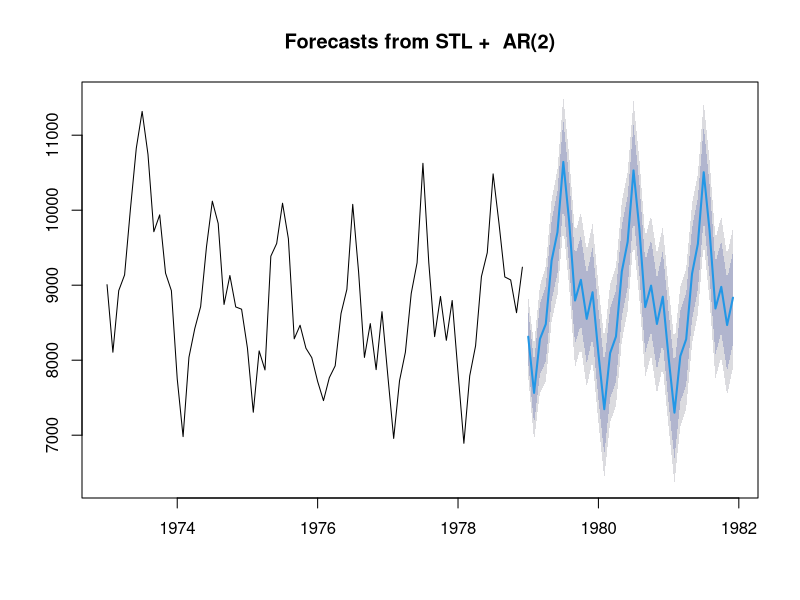
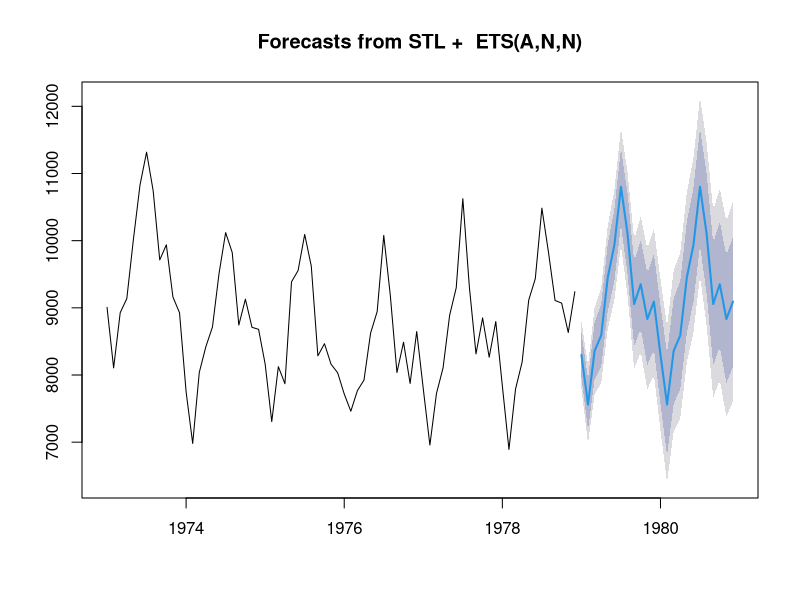
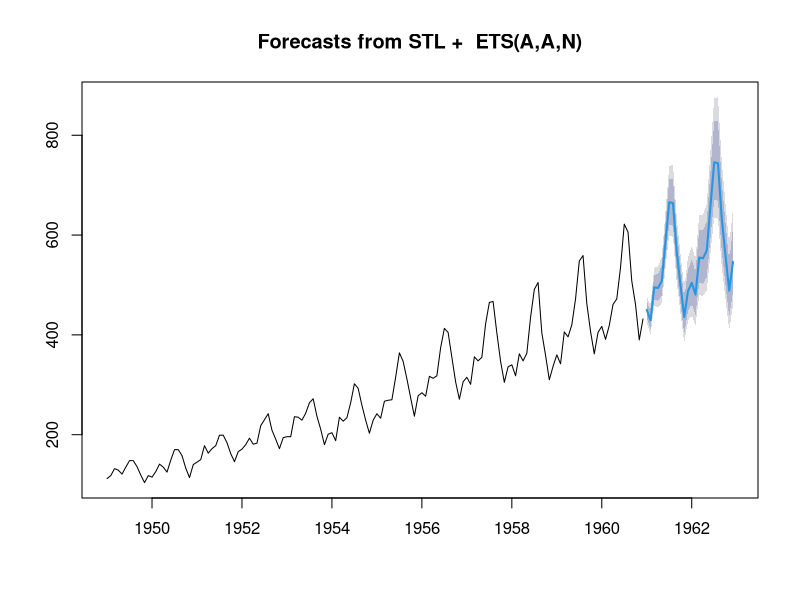

Recreate these plots in R, in order.
library(forecast)


### Name: forecast.stl
### Title: Forecasting using stl objects
### Aliases: forecast.stl stlm forecast.stlm stlf
### Keywords: ts

### ** Examples


tsmod <- stlm(USAccDeaths, modelfunction=ar)
plot(forecast(tsmod, h=36))

decomp <- stl(USAccDeaths,s.window="periodic")
plot(forecast(decomp))


plot(stlf(AirPassengers, lambda=0))
